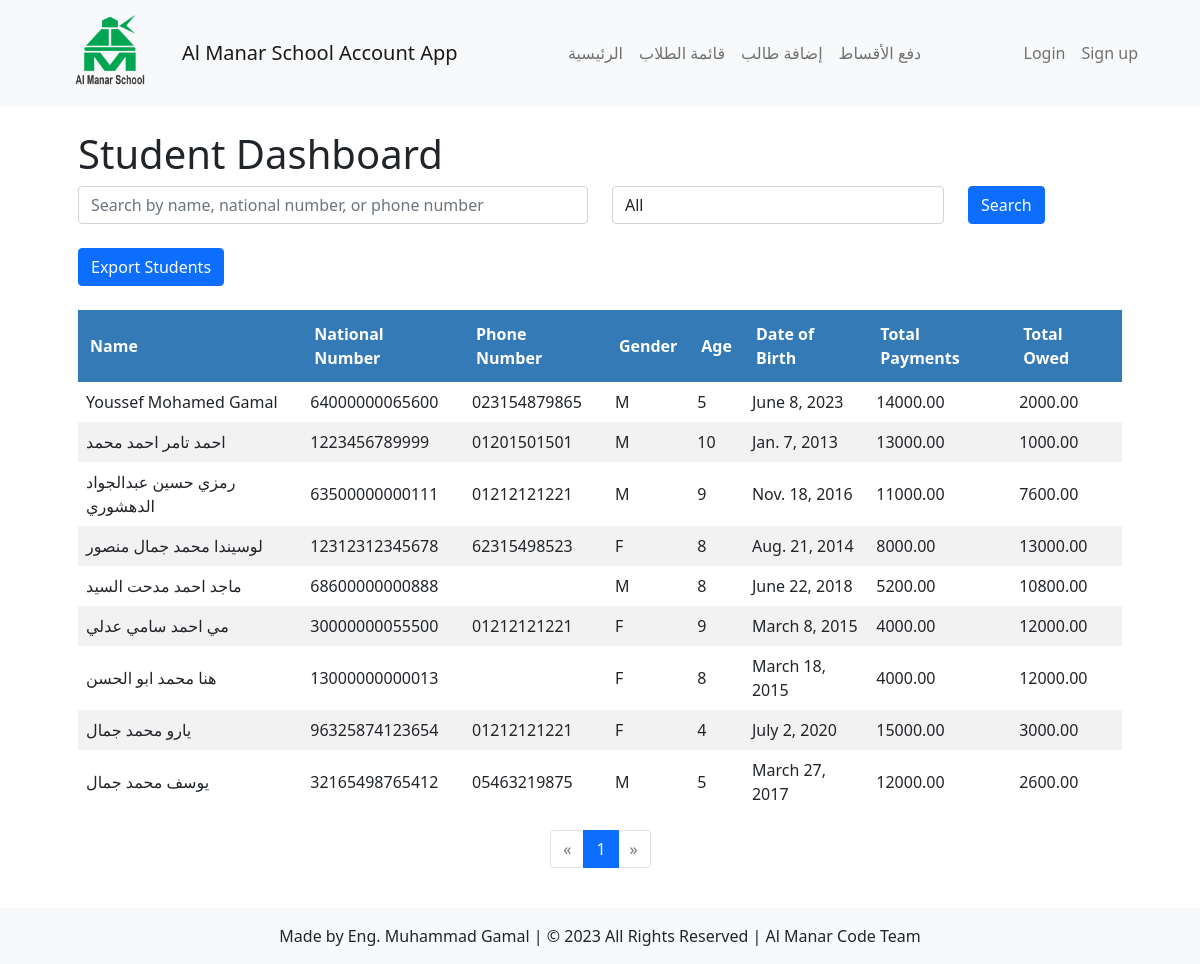
Screenshot of /students/dashboard/ with the database file from the repository.
### students/models.py (models this page shows, shortened)
class Student(models.Model):
    GENDER_CHOICES = (
        ('', '---------'),
        ('M', 'Male'),
        ('F', 'Female'),
    )
    DISCOUNT_CHOICES = (
        ('NONE', 'No Discount'),
        ('CHAIRMAN', 'Chairman of the Board Discount'),
        ('VICE_CHAIRMAN', 'Vice Chairman of the Board Discount'),
        ('EMPLOYEE_CHILD', 'Employee Child Discount'),
        ('ARMED_FORCES', 'Armed Forces Discount'),
    )
    name = models.CharField(max_length=50)
    national_number = models.IntegerField(unique=True)
    age = models.IntegerField()
    gender = models.CharField(max_length=1, choices=GENDER_CHOICES)
    date_of_birth = models.DateField()
    academic_year = models.ForeignKey(AcademicYear, on_delete=models.CASCADE, default=timezone.now, null=True, blank=True)
    classroom = models.ManyToManyField(Classroom)
    total_payments = models.DecimalField(max_digits=8, decimal_places=2, default=0, null=True, blank=True)
    total_owed = models.DecimalField(max_digits=8, decimal_places=2, default=0, null=True, blank=True)
    phone_number = models.CharField(max_length=20, default='')
    discount = models.CharField(max_length=20, choices=DISCOUNT_CHOICES, default='NONE')

### students/views.py (the view)
# urls.py: path('dashboard/', views.student_dashboard, name='student_dashboard'),
def student_dashboard(request):
    gender_filter = request.GET.get('gender')
    order_by = request.GET.get('order_by', 'name,total_payments,total_owed')
    students = Student.objects.all()
    if gender_filter:
        students = students.filter(gender=gender_filter)
    query = request.GET.get('q')
    if query:
        students = students.filter(
            Q(name__icontains=query) |
            Q(national_number__icontains=query) |
            Q(phone_number__icontains=query)
        )
    order_by_fields = order_by.split(",")
    students = students.order_by(*order_by_fields)
    paginator = Paginator(students, 10)  # 10 students per page
    page_number = request.GET.get('page')
    page_obj = paginator.get_page(page_number)
    context = {'page_obj': page_obj}
    return render(request, 'students/dashboard.html', context)

### students/templates/students/dashboard.html (shortened to what this page needs)
{% extends 'students/base.html' %}
 {% load static %}
 {% block content %}
 <div class="container">
     <h1 class="page-title">Student Dashboard</h1>
    <form method="GET" action="{% url 'students:student_dashboard' %}">
        <div class="row">
            <div class="col-md-6">
                <div class="form-group">
                    <input type="text" class="form-control" name="q" placeholder="Search by name, national number, or phone number" value="{{ request.GET.q }}">
                </div>
            </div>
            <div class="col-md-4">
                <div class="form-group">
                    <select class="form-control" name="gender">
                        <option value="">All</option>
                    </select>
                </div>
            </div>
            <div class="col-md-2">
                <button type="submit" class="btn btn-primary">Search</button>
            </div>
        </div>
    </form>
<br>
<div class="row">
    <div class="col-md-12">
        <a href="{% url 'students:export_students' %}" class="btn btn-primary">Export Students</a>
    </div>
</div>
<br>
    <table >
        <thead>
            <tr>
                <th>
                    <a href="?order_by=name" class="sortable no-underline {% if order_by == 'name' %}active{% endif %}">
                        Name
                    </a>
                </th>
                <th>
                    National Number
                </th>
                <th>
                    Phone Number
                </th>
                <th>
                    Gender
                </th>
                <th>
                    Age
                </th>
                <th>
                    Date of Birth
                </th>
                <th>
                    <a href="?order_by=total_payments" class="sortable no-underline {% if order_by == 'total_payments' %}active{% endif %}">
                        Total Payments
                    </a>
                </th>
                <th>
                    <a href="?order_by=total_owed" class="sortable no-underline {% if order_by == 'total_owed' %}active{% endif %}">
                        Total Owed
                    </a>
                </th>
            </tr>
        </thead>
        <tbody>
            {% for student in page_obj %}
            <tr>
                <td>{{ student.name }}</td>
                <td>{{ student.national_number }}</td>
                <td>{{ student.phone_number }}</td>
                <td>{{ student.gender }}</td>
                <td>{{ student.age }}</td>
                <td>{{ student.date_of_birth }}</td>
                <td>{{ student.total_payments }}</td>
                <td>{{ student.total_owed }}</td>
            </tr>
            {% endfor %}
        </tbody>
    </table>
    <div class="d-flex justify-content-center">
        <nav aria-label="Page navigation example">
            <ul class="pagination">
                {% if page_obj.has_previous %}
                    <li class="page-item"><a class="page-link" href="?page={{ page_obj.previous_page_number }}">&laquo;</a></li>
                {% else %}
                    <li class="page-item disabled"><span class="page-link">&laquo;</span></li>
                {% endif %}
                {% for num in page_obj.paginator.page_range %}
                    {% if page_obj.number == num %}
                        <li class="page-item active"><span class="page-link">{{ num }}</span></li>
                    {% elif num > page_obj.number|add:'-3' and num < page_obj.number|add:'3' %}
                        <li class="page-item"><a class="page-link" href="?page={{ num }}">{{ num }}</a></li>
                    {% endif %}
                {% endfor %}
                {% if page_obj.has_next %}
                    <li class="page-item"><a class="page-link" href="?page={{ page_obj.next_page_number }}">&raquo;</a></li>
                {% else %}
                    <li class="page-item disabled"><span class="page-link">&raquo;</span></li>
                {% endif %}
            </ul>
        </nav>
    </div>
</div>
 {% endblock %}

### students/static/css/style.css (style rules this page uses)
.btn-primary { background-color: #007bff; border-color: #007bff; }
table { border-collapse: collapse; width: 100%; margin: 0 auto; }
th { background-color: #337ab7; color: white; font-weight: bold; text-align: left; padding: 12px; }
td { border: 1px solid #ddd; padding: 8px; }
tr:nth-child(even) td { background-color: #f2f2f2; }
.pagination { display: flex; justify-content: center; align-items: center; margin-top: 1rem; margin-bottom: 1rem; }
.no-underline { text-decoration: none; color: #ffffff; }

### rows the page displays
Student: name "Youssef Mohamed Gamal", national_number "64000000065600", phone_number "023154879865", gender "M", age "5", date_of_birth "June 8, 2023", total_payments "14000.00", total_owed "2000.00"
Student: name "احمد تامر احمد محمد", national_number "1223456789999", phone_number "01201501501", gender "M", age "10", date_of_birth "Jan. 7, 2013", total_payments "13000.00", total_owed "1000.00"
Student: name "رمزي حسين عبدالجواد الدهشوري", national_number "63500000000111", phone_number "01212121221", gender "M", age "9", date_of_birth "Nov. 18, 2016", total_payments "11000.00", total_owed "7600.00"
Student: name "لوسيندا محمد جمال منصور", national_number "12312312345678", phone_number "62315498523", gender "F", age "8", date_of_birth "Aug. 21, 2014", total_payments "8000.00", total_owed "13000.00"
Student: name "ماجد احمد مدحت السيد", national_number "68600000000888", gender "M", age "8", date_of_birth "June 22, 2018", total_payments "5200.00", total_owed "10800.00"
Student: name "مي احمد سامي عدلي", national_number "30000000055500", phone_number "01212121221", gender "F", age "9", date_of_birth "March 8, 2015", total_payments "4000.00", total_owed "12000.00"
Student: name "هنا محمد ابو الحسن", national_number "13000000000013", gender "F", age "8", date_of_birth "March 18, 2015", total_payments "4000.00", total_owed "12000.00"
Student: name "يارو محمد جمال", national_number "96325874123654", phone_number "01212121221", gender "F", age "4", date_of_birth "July 2, 2020", total_payments "15000.00", total_owed "3000.00"
Student: name "يوسف محمد جمال", national_number "32165498765412", phone_number "05463219875", gender "M", age "5", date_of_birth "March 27, 2017", total_payments "12000.00", total_owed "2600.00"

### other values shown
{{ num }} "1"
